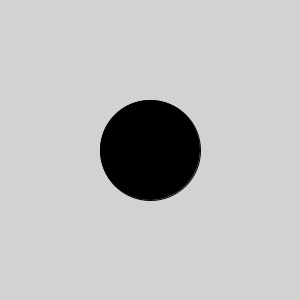
Frame 1 (no input)
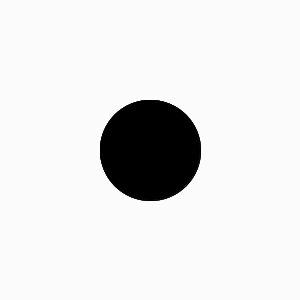
Frame 60 (the mouse pressed at the canvas centre just before this capture)
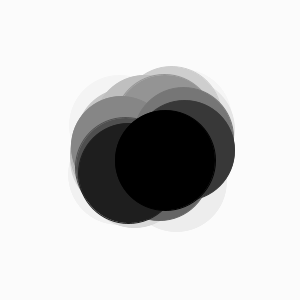
Frame 120 (the mouse held since frame 60 and released just before this capture)

The Processing sketch that drew these frames (run headless with seeded random() and noise(); from frame 60 on, the mouse is pressed at the canvas centre):

// Processing sketch: processing_27977
// ── processing_27977.pde


// festlegen aller gebrauchten variablen
float zufallA, zufallB;

// stage einrichten
void setup(){
size(300,300);
smooth();

}



void draw(){

noStroke();
fill(255,30);
rect(0, 0, width, height);
 fill(0);
  stroke(0);


if(mousePressed){
  zufallA = random((-mouseX/4),mouseX/4);
  zufallB = random((-mouseY/4),mouseY/4);
 
  ellipse(150+zufallA,150+zufallB,100,100);
}
else{
ellipse(150,150,100,100);
}

}
